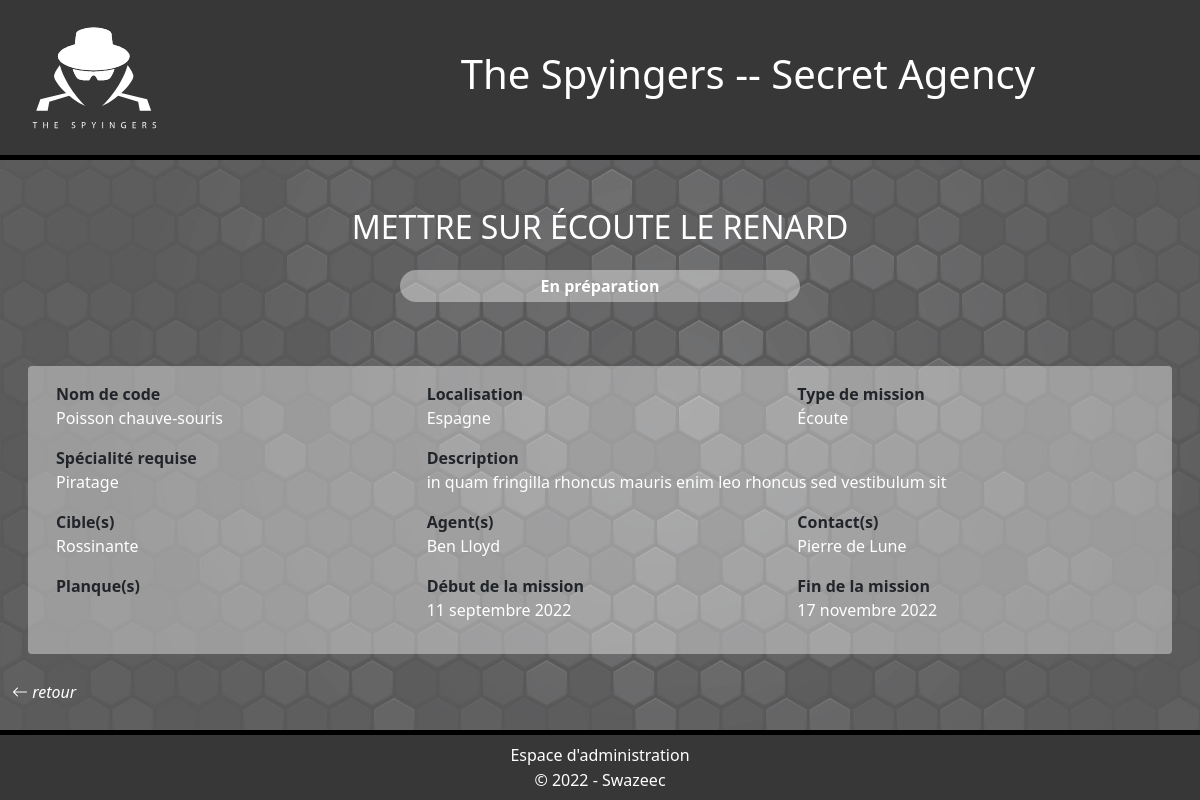
Page /mission.php?mission=13 on the committed database.
### tables this page shows
CREATE TABLE IF NOT EXISTS missions (
    id INT AUTO_INCREMENT PRIMARY KEY,
    title VARCHAR(100) NOT NULL,
    description TEXT NOT NULL,
    codename VARCHAR(50) NOT NULL,
    startDate DATE NOT NULL,
    endDate DATE NOT NULL,
    missionType_id INT NOT NULL,
    status_id INT NOT NULL,
    country_id INT NOT NULL,
    speciality_id INT NOT NULL,
    FOREIGN KEY (missionType_id) REFERENCES missionTypes(id),
    FOREIGN KEY (status_id) REFERENCES status(id),
    FOREIGN KEY (country_id) REFERENCES countries(id),
    FOREIGN KEY (speciality_id) REFERENCES specialities(id)
);

CREATE TABLE IF NOT EXISTS status (
    id INT AUTO_INCREMENT PRIMARY KEY,
    name VARCHAR(50) NOT NULL
);

CREATE TABLE IF NOT EXISTS countries (
    id INT AUTO_INCREMENT PRIMARY KEY,
    name VARCHAR(50) NOT NULL
);

CREATE TABLE IF NOT EXISTS missionTypes (
    id INT AUTO_INCREMENT PRIMARY KEY,
    name VARCHAR(50) NOT NULL
);

CREATE TABLE IF NOT EXISTS specialities (
    id INT AUTO_INCREMENT PRIMARY KEY,
    name VARCHAR(100) NOT NULL
);

CREATE TABLE IF NOT EXISTS targets (
    id INT AUTO_INCREMENT PRIMARY KEY,
    firstname VARCHAR(50) NOT NULL,
    lastname VARCHAR(50) NOT NULL,
    birthdate DATE NOT NULL,
    codename VARCHAR(50) NOT NULL,
    nationality_id INT NOT NULL,
    mission_id INT,
    FOREIGN KEY (nationality_id) REFERENCES nationalities(id),
    FOREIGN KEY (mission_id) REFERENCES missions(id)
);

CREATE TABLE IF NOT EXISTS agents(
    id INT AUTO_INCREMENT PRIMARY KEY,
    idcode CHAR(36) NOT NULL,  
    firstname VARCHAR(50) NOT NULL,
    lastname VARCHAR(50) NOT NULL,
    birthdate DATE NOT NULL,
    nationality_id INT NOT NULL,
    FOREIGN KEY (nationality_id) REFERENCES nationalities(id)
);

CREATE TABLE IF NOT EXISTS contacts(
    id INT AUTO_INCREMENT PRIMARY KEY,
    firstname VARCHAR(50) NOT NULL,
    lastname VARCHAR(50) NOT NULL,
    codename VARCHAR(100) NOT NULL,
    nationality_id INT NOT NULL,
    FOREIGN KEY (nationality_id) REFERENCES nationalities(id)
);

### mission.php (the view, shortened to what this page needs)
<?php
require_once('./src/db.php');
if(isset($_SESSION['connect'])){
    require_once('./src/header-connected.php');
} else {
    require_once('./src/header.php');
}
?>
<section class="row d-block">
<?php
    $lastmissionID = $bdd->prepare('SELECT id FROM missions ORDER BY id DESC LIMIT 1;');
    $lastmissionID->execute();
    if(!isset($_GET['mission']) || is_int($_GET['mission']) || $_GET['mission'] > $lastmissionID){
        header('location:./index.php');
    } else {
        $missionID = htmlspecialchars($_GET['mission']);
        $bdd->query('SET lc_time_names = \'fr_FR\'');
        $req = $bdd->prepare(
            'SELECT  missions.title AS title,
                    status.name AS status,
                    missions.codename AS codename ,
                    countries.name AS country,
                    missionTypes.name AS type,
                    specialities.name AS speciality,
                    missions.description AS description,
                    DATE_FORMAT(missions.startDate, "%d %M %Y") AS startDate,
                    DATE_FORMAT(missions.endDate, "%d %M %Y") AS endDate,
                    targets.codename AS Tcodename
            FROM missions
                JOIN status ON status.id = missions.status_id
                JOIN countries ON countries.id = missions.country_id
                JOIN missionTypes ON missionTypes.id = missions.missionType_id
                JOIN specialities ON specialities.id = missions.speciality_id
                JOIN targets ON targets.mission_id = missions.id
            WHERE missions.id = :id
                ');
        $req->bindValue(':id', $missionID, PDO::PARAM_INT);
        if($req->execute()){
            $missionDetail = $req->fetch(PDO::FETCH_ASSOC);
            $targets = $bdd->prepare('SELECT targets.codename AS Tcodename
                                        FROM targets
                                        WHERE targets.mission_id = :id
            ');
            $targets->bindValue(':id', $missionID, PDO::PARAM_INT);
            $targets->execute();
            $agents = $bdd->prepare('SELECT agents.firstname AS firstname, agents.lastname AS lastname
                                        FROM agents
                                        JOIN agents_missions ON agents_missions.agent_id = agents.id
                                        WHERE agents_missions.mission_id = :id
            ');
            $agents->bindValue(':id', $missionID, PDO::PARAM_INT);
            $agents->execute();
            $contacts = $bdd->prepare('SELECT contacts.codename AS codename
                                    FROM contacts
                                    JOIN contacts_missions ON contacts_missions.contact_id = contacts.id
                                    WHERE contacts_missions.mission_id = :id
            ');
            $contacts->bindValue(':id', $missionID, PDO::PARAM_INT);
            $contacts->execute();
            ?>
    <div class="col-12  pt-4 pt-md-5 pb-md-5 mb-3 mb-md-0">
        <h2 class=" text-white text-center pb-3"><?php echo mb_strtoupper($missionDetail['title'])  ?> </h2>
        <div class="row mr-auto d-flex justify-content-center ">
            <p class="col-8 col-md-4 rounded-pill blue39 text-center p-1" id="status"><?php echo $missionDetail['status']  ?></p>
        </div>
    </div>
    <div class="col-12 ">
        <article class="row p-3 white39 rounded mx-3">
            <div class="col-12 col-md-4 mb-3" >
                <p class="fs-6 fw-bold p-0 m-0">Nom de code</p>
                <p class="fs-6 text-white p-0 m-0"><?php echo $missionDetail['codename']  ?></p>
            </div>
            <div class="col-12 col-md-4 mb-3" >
                <p class="fs-6 fw-bold p-0 m-0">Localisation</p>
                <p class="fs-6 text-white p-0 m-0"><?php echo $missionDetail['country']  ?></p>
            </div>
            <div class="col-12 col-md-4 mb-3" >
                <p class="fs-6 fw-bold p-0 m-0">Type de mission</p>
                <p class="fs-6 text-white p-0 m-0"><?php echo $missionDetail['type']  ?></p>
            </div>
            <div class="col-12 col-md-4 mb-3" >
                <p class="fs-6 fw-bold p-0 m-0">Spécialité requise</p>
                <p class="fs-6 text-white p-0 m-0"><?php echo $missionDetail['speciality']  ?></p>
            </div>
            <div class="col-12 col-md-8 mb-3" >
                <p class="fs-6 fw-bold p-0 m-0">Description</p>
                <p class="fs-6 text-white p-0 m-0"><?php echo $missionDetail['description']  ?></p>
            </div>
            <div class="col-12 col-md-4 mb-3" >
                <p class="fs-6 fw-bold p-0 m-0">Cible(s)</p>
                <p class="fs-6 text-white p-0 m-0"><?php
                    while ($target = $targets->fetch(PDO::FETCH_ASSOC)){
                        echo $target['Tcodename'].' <br> ';
                    } ?></p>
            </div>
            <div class="col-12 col-md-4 mb-3" >
                <p class="fs-6 fw-bold p-0 m-0">Agent(s)</p>
                <p class="fs-6 text-white p-0 m-0"><?php
                    while ($agent = $agents->fetch(PDO::FETCH_ASSOC)){
                        echo $agent['firstname']. ' '.$agent['lastname'].' <br> ';
                    } ?></p>
            </div>
            <div class="col-12 col-md-4 mb-3" >
                <p class="fs-6 fw-bold p-0 m-0">Contact(s)</p>
                <p class="fs-6 text-white p-0 m-0"><?php
                    while ($contact = $contacts->fetch(PDO::FETCH_ASSOC)){
                        echo $contact['codename'].' <br> ';
                    } ?></p>
            </div>
            <div class="col-12 col-md-4 mb-3" >
                <p class="fs-6 fw-bold p-0 m-0">Planque(s)</p>
            </div><div class="col-12 col-md-4 mb-3" >
                <p class="fs-6 fw-bold p-0 m-0">Début de la mission</p>
                <p class="fs-6 text-white p-0 m-0"><?php echo $missionDetail['startDate']  ?></p>
            </div><div class="col-12 col-md-4 mb-3" >
                <p class="fs-6 fw-bold p-0 m-0">Fin de la mission</p>
                <p class="fs-6 text-white p-0 m-0"><?php echo $missionDetail['endDate']  ?></p>
            </div>
        </article>
    </div>
    <?php
        } else {
            header('location:./index.php');
        }
    }
?>
</section>
<nav class="row pagination">
    <a href="javascript:history.back()" class="col-12 align-items-center text-white ">
        <i class="bi bi-arrow-left"> retour</i>
    </a>
</nav>
<?php require_once ('./src/footer.php');?>
</body>
</html>

### style.css (style rules this page uses)
* { box-sizing: border-box; }
a { text-decoration: none; color: white; }
.white39 { background-color: rgba(255, 255, 255, 0.39); }
section { min-height: calc(80vh - 70px - 50px); }
.pagination { height: 50px; }

### rows in the picture
missions: title "METTRE SUR ÉCOUTE LE RENARD", status.name "En préparation", codename "Poisson chauve-souris", country.name "Espagne", missionType.name "Écoute", speciality.name "Piratage", description "in quam fringilla rhoncus mauris enim leo rhoncus sed vestibulum sit"
targets: codename "Rossinante"
agents: firstname "Ben", lastname "Lloyd"
contacts: codename "Pierre de Lune"

### other values in the picture
$missionDetail['startDate'] "11 septembre 2022"
$missionDetail['endDate'] "17 novembre 2022"
